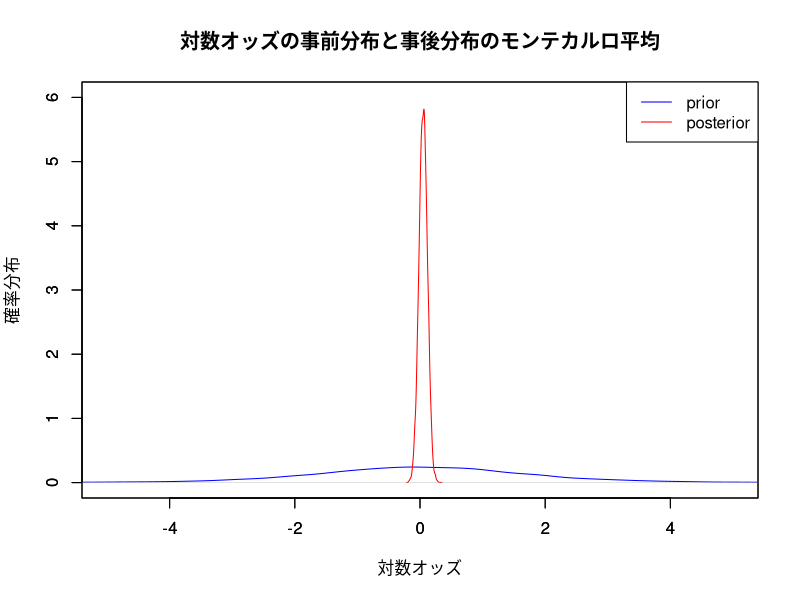

Write R code to recreate this figure.
#事前分布は一様分布(n=860のうちn1=441が正例)
a = 1; b = 1
theta.prior.mc = rbeta(10000, a, b)
log_odds_prior = log(theta.prior.mc/(1-theta.prior.mc))
n_1 = 441; n_0 = 860 - n_1
theta.pos.mc = rbeta(10000, a+n_1, b+n_0)
log_odds_pos = log(theta.pos.mc/(1-theta.pos.mc))

#密度推定
plot(density(log_odds_prior), type='l', main='', xlab='', ylab='',
    col='blue', ylim=c(0, 6), xlim=c(-5, 5))
par(new=TRUE)
plot(density(log_odds_pos), type='l',
     main='対数オッズの事前分布と事後分布のモンテカルロ平均',
     xlab='対数オッズ', ylab='確率分布', col='red',
     ylim=c(0, 6), xlim=c(-5, 5))
legend('topright', lty=c(1, 1), legend = c('prior', 'posterior'), col = c('blue', 'red'))
